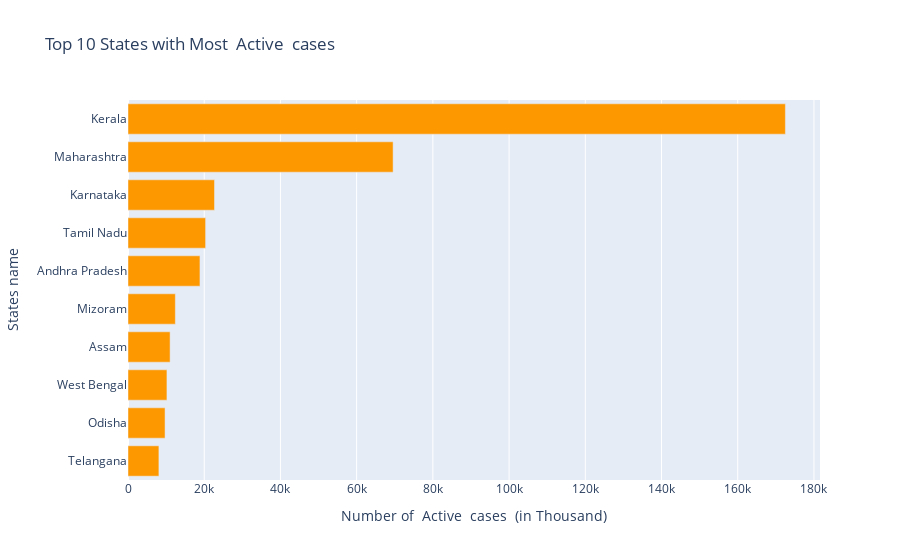

Notebook code for this chart:
### Code cell
top_10_active_Cases = india_cases.sort_values('Active',ascending=False)[:10]
horizontal_bar_chart(top_10_active_Cases ,top_10_active_Cases.Active,top_10_active_Cases.index,
             'Top 10 States with Most  Active  cases','Number of  Active  cases  (in Thousand)','States name',act)

### Figure 1 — Plotly figure (JSON) as saved in the notebook; plotly's stock layout.template omitted (floating-point values rounded to 4 significant figures)
{"data": [{"alignmentgroup": "True", "hovertemplate": "Number of  Active  cases  (in Thousand)=%{x}<br>States name=%{y}<extra></extra>", "legendgroup": "", "marker": {"color": "#fe9801", "pattern": {"shape": ""}}, "name": "", "offsetgroup": "", "orientation": "h", "showlegend": false, "textposition": "auto", "type": "bar", "x": [172505, 69565, 22702, 20363, 18882, 12427, 11045, 10215, 9722, 8112], "xaxis": "x", "y": ["Kerala", "Maharashtra", "Karnataka", "Tamil Nadu", "Andhra Pradesh", "Mizoram", "Assam", "West Bengal", "Odisha", "Telangana"], "yaxis": "y"}], "layout": {"barmode": "relative", "legend": {"tracegroupgap": 0}, "title": {"text": "Top 10 States with Most  Active  cases"}, "xaxis": {"anchor": "y", "domain": [0, 1], "title": {"text": "Number of  Active  cases  (in Thousand)"}}, "yaxis": {"anchor": "x", "categoryorder": "total ascending", "domain": [0, 1], "title": {"text": "States name"}}}}
